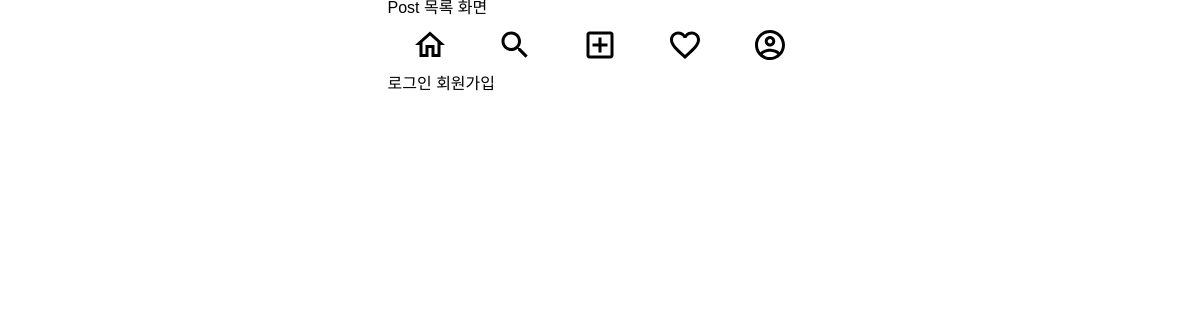
The app's page /posts/, older data.
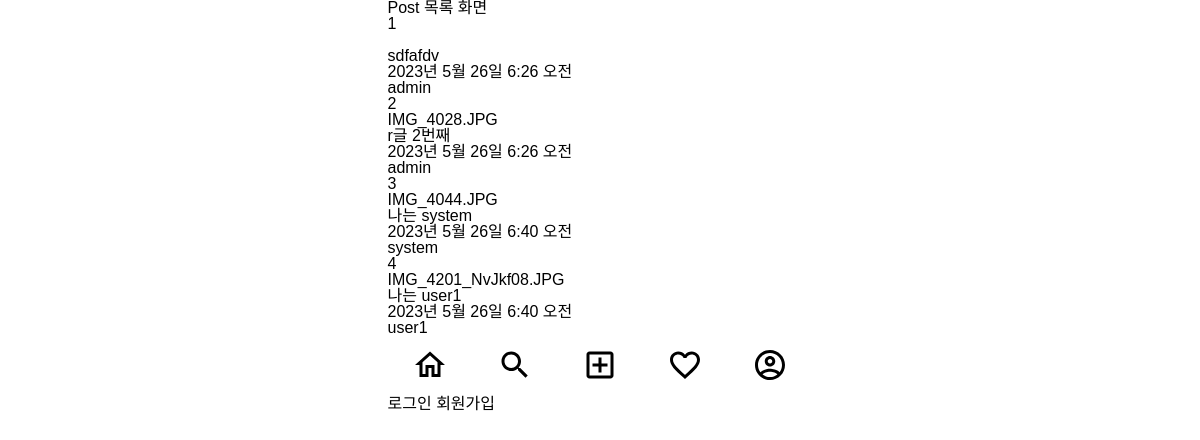
The same page, newer data.
### posts/models.py (models this page shows)
class Post(models.Model):
    image = models.ImageField(verbose_name='이미지', null=True, blank=True)
    content = models.TextField(verbose_name='내용')
    created_at = models.DateTimeField(verbose_name='작성일', auto_now_add=True) #생성되면 자동으로 입력하게 하는 속성 auto_now..
    view_count = models.IntegerField(verbose_name='조회수', default=0) #처음은 0
    writer = models.ForeignKey(to =User, on_delete=models.CASCADE, null=True, blank=True)

### users/models.py (models this page shows)
class User(AbstractUser):
    phone = models.CharField(verbose_name="전화번호", max_length=11)
    objects = UserManager()

### posts/views.py (the view)
# urls.py: path("", post_list_view, name="post-list"),
def post_list_view(request):
    post_list = Post.objects.all()
    context = {
        'post_list': post_list,
    }
    return render(request, 'posts/post_list.html', context)

### templates/posts/post_list.html (shortened to what this page needs)
{% extends 'base.html' %}
{% block content %}
<h1>Post 목록 화면</h1>
{% for post in post_list %}
<div>
    {{ post.id }}<br />
    {{ post.image }}<br />
    {{ post.content }}<br />
    {{ post.created_at }}<br />
    {{ post.writer }}<br />
</div>
{% endfor %}
{% endblock %}

### templates/base.html (shortened to what this page needs)
{% load static %}
<!DOCTYPE html>
<html lang="ko">
<head>
  <link rel="stylesheet" href="{% static 'css/reset.css' %}">
  <link rel="stylesheet" href="{% static 'css/index.css' %}">
</head>
<body class="container">
  <div>
    {% block content %}
    {% endblock %}
  </div>
  <div>
    <nav>
      <ul class="bottom-menu-group">
        <li>
          <a href="{% url 'index' %}">
            <img src="{% static 'icons/home_outlined_black_36dp.svg' %}" alt="홈">
          </a>
        </li>
        <li>
          <img src="{% static 'icons/search_outlined_black_36dp.svg' %}" alt="검색" />
        </li>
        <li>
          <a href="{% url 'posts:post-create' %}">
            <img src="{% static 'icons/add_box_outlined_black_36dp.svg' %}" alt="글쓰기" />
          </a>
        </li>
        <li>
          <img src="{% static 'icons/favorite_outlined_black_36dp.svg' %}" alt="좋아요" />
        </li>
        <li>
          <img src="{% static 'icons/account_circle_outlined_black_36dp.svg' %}" alt="프로필" />
        </li>
      </ul>
    </nav>
  </div>
  <div>
    {% if request.user.is_authenticated %}
    <a href="{% url 'accounts:logout' %}">로그아웃</a>
    {% else %}
    <a href="{% url 'accounts:login' %}">로그인</a>
    <a href="{% url 'accounts:signup' %}">회원가입</a>
    {% endif %}
  </div>
</body>
</html>

### static/css/index.css (style rules this page uses)
.container { display: flex; flex-direction: column; max-width: 425px; }
body { font-family: 'Noto Sans KR', sans-serif; margin: 0 auto 60px auto; }
.bottom-menu-group { display: flex; height: 60px; align-items: center; justify-content: space-around; background-color: #FFFFFF; }

Row changes from the older to the newer data that the page shows:
added Post: id "1", content "sdfafdv", created_at "2023년 5월 26일 6:26 오전", writer "admin"
added Post: id "2", image "IMG_4028.JPG", content "r글 2번째", created_at "2023년 5월 26일 6:26 오전", writer "admin"
added Post: id "3", image "IMG_4044.JPG", content "나는 system", created_at "2023년 5월 26일 6:40 오전", writer "system"
added Post: id "4", image "IMG_4201_NvJkf08.JPG", content "나는 user1", created_at "2023년 5월 26일 6:40 오전", writer "user1"
